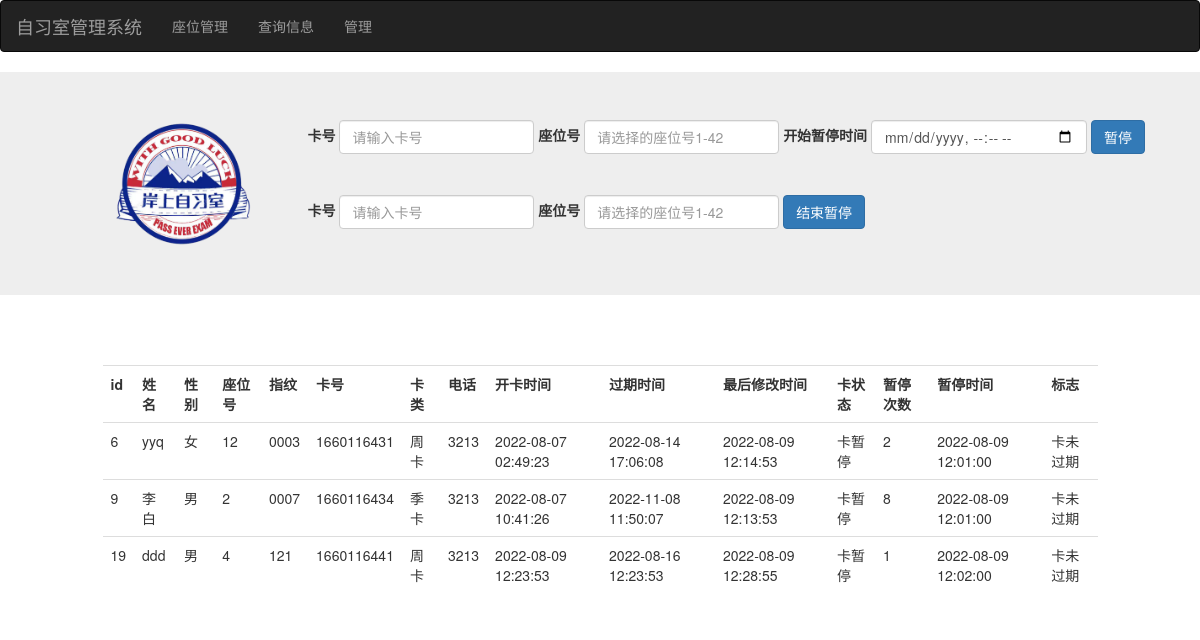
The page /seatManage/manage on the database its author committed.
### seatManage/models.py (models this page shows)
class UserInfo(models.Model):
    id = models.BigAutoField(primary_key=True)
    username = models.CharField(max_length=30, verbose_name="用户姓名")
    user_phone = models.CharField(max_length=30, verbose_name="电话")
    user_sex = models.CharField(max_length=2, verbose_name="用户性别")
    user_fingerprint = models.CharField(max_length=30, verbose_name="用户指纹信息")
    user_seat = models.ForeignKey("Seat", on_delete=models.CASCADE)
    user_card_class = models.CharField(max_length=10, verbose_name="卡种类")
    user_card_number = models.CharField(max_length=15, verbose_name="卡号",default=0)
    card_create_time = models.BigIntegerField(verbose_name="开卡日期")
    card_expiration_time = models.BigIntegerField(verbose_name="卡过期日期")
    modified_time = models.BigIntegerField(verbose_name="修改操作时间")
    info_change_time = models.BigIntegerField(verbose_name="更改信息时间")
    active_day = models.IntegerField(verbose_name="活跃天数",default=0)
    stop_time = models.BigIntegerField(verbose_name="暂停时间",default=0)
    stop_number = models.IntegerField(verbose_name="暂停次数")
    flag = models.IntegerField(verbose_name="过期标志",default=1)
    stop_flag = models.IntegerField(verbose_name='run暂停标志',default=0)

### seatManage/views.py (the view)
# urls.py: path('manage', views.manage, name='manage'),
def manage(request):
    users = UserInfo.objects.values('id', 'username', 'user_sex', 'user_seat_id', 'user_fingerprint',
                                    'user_card_number',
                                    'user_card_class', 'user_phone', 'card_create_time', 'card_expiration_time',
                                    'modified_time', 'stop_number', 'stop_time', 'flag','stop_flag').filter(stop_flag=1)
    users = list(users)
    for user_info in users:
        card_create_time = timeOf(user_info.get('card_create_time'))
        card_expiration_time = timeOf(user_info.get('card_expiration_time'))
        modified_time = timeOf(user_info.get('modified_time'))
        if user_info.get('stop_time'):
            stop_time = timeOf(user_info.get('stop_time'))
        else:
            stop_time = 0
        user_info.update({'card_create_time': card_create_time})
        user_info.update({'card_expiration_time': card_expiration_time})
        user_info.update({'modified_time': modified_time})
        user_info.update({'stop_time': stop_time})
        if user_info.get('flag') == 1:
            user_info.update({'flag': '卡未过期'})
        else:
            user_info.update({'flag': '卡过期'})
        if user_info.get('stop_flag') == 1:
            user_info.update({'stop_flag': '卡暂停'})
        else:
            user_info.update({'stop_flag': '卡正常'})
    return render(request, 'seatManage/manage.html', locals())

### seatManage/views.py (called while the page is built)
def timeOf(ts, parttern="%Y-%m-%d %H:%M:%S"):
    try:
        timeArray = time.localtime(int(ts))
        return time.strftime(parttern, timeArray)
    except:
        return time.strftime("%Y-%m-%d %H:%M:%S", time.localtime(int(ts)))

### seatManage/templates/seatManage/manage.html (shortened to what this page needs)
{% extends 'seatManage/base.html' %}
{% load static %}
{% block content %}
<div class="jumbotron">
        <div class="row">
            <div class="col-xs-12 col-sm-1 col-md-1"></div>
            <div class="col-xs-12 col-sm-1 col-md-1">
                <img style="width: 160px; vertical-align: middle; text-align: center" src="{% static 'seatManage/logo.png' %}"></a>
            </div>
            <div class="col-xs-12 col-sm-1 col-md-1"></div>
            <div class="col-xs-12 col-sm-9 col-md-9">
                <form class="form-inline" action="{% url 'seatManage:stop_time' %}" method="post">
                    <div class="form-group">
                      <label for="cNum">卡号</label>
                      <input type="text" class="form-control" id="cNum" placeholder="请输入卡号" name="cNum">
                    </div>
                    <div class="form-group">
                      <label for="zSeat">座位号</label>
                      <input type="text" class="form-control" id="zSeat" placeholder="请选择的座位号1-42" name="zSeat">
                    </div>
                    <div class="form-group">
                      <label for="zDate">开始暂停时间</label>
                      <input type="datetime-local" class="form-control" id="zDate" placeholder="请输入日期" name="zDate">
                    </div>
                    <button type="submit" class="btn btn-primary">暂停</button>
                    </form>
                <hr>
                <form class="form-inline" action="{% url 'seatManage:start_time' %}" method="post">
                    <div class="form-group">
                      <label for="cNum">卡号</label>
                      <input type="text" class="form-control" id="sNum" placeholder="请输入卡号" name="sNum">
                    </div>
                    <div class="form-group">
                      <label for="zSeat">座位号</label>
                      <input type="text" class="form-control" id="sSeat" placeholder="请选择的座位号1-42" name="sSeat">
                    </div>
                    <button type="submit" class="btn btn-primary">结束暂停</button>
                    </form>
            </div>
        </div>
</div>
<div class="row">
    <div class="col-md-1"></div>
    <div class="col-md-10">
        <br><br>
        {%if users%}
        <table class="table table-hover">
            <th>id</th><th>姓名</th><th>性别</th><th>座位号</th><th>指纹</th><th>卡号</th><th>卡类</th><th>电话</th><th>开卡时间</th>
            <th>过期时间</th><th>最后修改时间</th><th>卡状态</th><th>暂停次数</th><th>暂停时间</th><th>标志</th>
           {% for u in users %}
                <tr>
                    <td>{{u.id}}</td>
                    <td>{{u.username}}</td>
                    <td>{{u.user_sex}}</td>
                    <td>{{u.user_seat_id}}</td>
                    <td>{{u.user_fingerprint}}</td>
                    <td>{{u.user_card_number}}</td>
                    <td>{{u.user_card_class}}</td>
                    <td>{{u.user_phone}}</td>
                    <td>{{u.card_create_time}}</td>
                    <td>{{u.card_expiration_time}}</td>
                    <td>{{u.modified_time}}</td>
                    <td>{{u.stop_flag}}</td>
                    <td>{{u.stop_number}}</td>
                    <td>{{u.stop_time}}</td>
                    <td>{{u.flag}}</td>
                </tr>
            {%endfor%}
        </table>
        {%else%}
        <h3>没有暂停的用户</h3>
        {%endif%}
    </div>
    <div class="col-md-1"></div>
</div>
{% endblock %}

### rows shown on the page
UserInfo: id "6", username "yyq", user_sex "女", user_seat_id "12", user_fingerprint "0003", user_card_number "1660116431", user_card_class "周卡", user_phone "3213", card_create_time "2022-08-07 02:49:23", card_expiration_time "2022-08-14 17:06:08", modified_time "2022-08-09 12:14:53", stop_flag "卡暂停", stop_number "2", stop_time "2022-08-09 12:01:00", flag "卡未过期"
UserInfo: id "9", username "李白", user_sex "男", user_seat_id "2", user_fingerprint "0007", user_card_number "1660116434", user_card_class "季卡", user_phone "3213", card_create_time "2022-08-07 10:41:26", card_expiration_time "2022-11-08 11:50:07", modified_time "2022-08-09 12:13:53", stop_flag "卡暂停", stop_number "8", stop_time "2022-08-09 12:01:00", flag "卡未过期"
UserInfo: id "19", username "ddd", user_sex "男", user_seat_id "4", user_fingerprint "121", user_card_number "1660116441", user_card_class "周卡", user_phone "3213", card_create_time "2022-08-09 12:23:53", card_expiration_time "2022-08-16 12:23:53", modified_time "2022-08-09 12:28:55", stop_flag "卡暂停", stop_number "1", stop_time "2022-08-09 12:02:00", flag "卡未过期"
